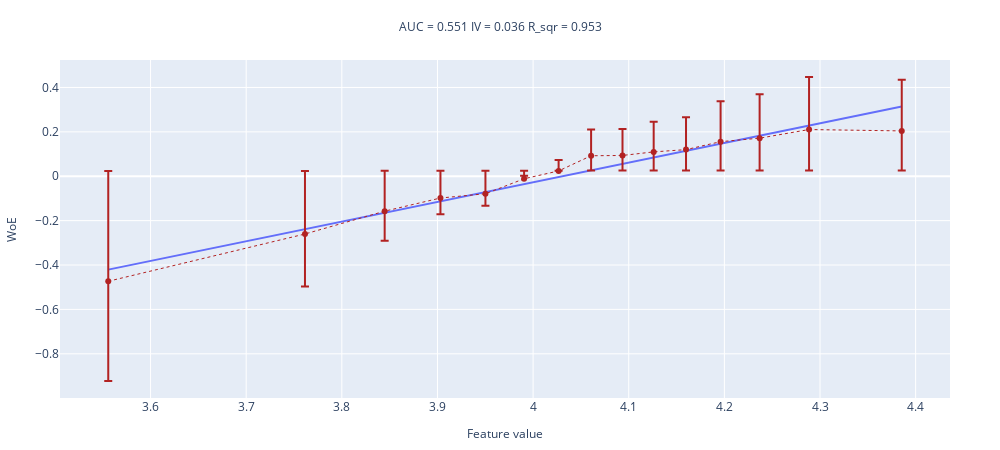

Notebook source saved alongside this figure:
### Code cell
woe_line(values = np.log(df_for_logreg.feature_124.dropna().values+100), target = df_for_logreg[~df_for_logreg.feature_124.isna()].target, n_buckets=15)

### Figure 1 — Plotly figure (JSON) as saved in the notebook; plotly's stock layout.template omitted (floating-point values rounded to 4 significant figures)
{"data": [{"mode": "lines", "name": "interpolation_line", "showlegend": false, "type": "scatter", "x": [3.556, 3.761, 3.845, 3.903, 3.95, 3.991, 4.027, 4.061, 4.093, 4.126, 4.16, 4.196, 4.237, 4.289, 4.385], "y": [-0.4207, -0.2385, -0.1646, -0.113, -0.07127, -0.03546, -0.003473, 0.02662, 0.05571, 0.0846, 0.1146, 0.1466, 0.1827, 0.2286, 0.3144]}, {"error_y": {"array": [-0.4498, -0.2361, -0.1328, -0.07333, -0.05396, 0.01396, 0.0494, 0.1182, 0.1196, 0.1357, 0.146, 0.1821, 0.198, 0.2371, 0.2308], "arrayminus": [-0.4966, -0.2841, -0.1817, -0.1227, -0.1035, -0.03629, -0.001223, 0.06678, 0.06815, 0.08411, 0.09429, 0.1299, 0.1456, 0.1843, 0.178], "symmetric": false, "type": "data"}, "line": {"color": "firebrick", "dash": "dot", "width": 1}, "name": "WoE", "showlegend": false, "type": "scatter", "x": [3.556, 3.761, 3.845, 3.903, 3.95, 3.991, 4.027, 4.061, 4.093, 4.126, 4.16, 4.196, 4.237, 4.289, 4.385], "y": [-0.4732, -0.2602, -0.1573, -0.09814, -0.07887, -0.0113, 0.02395, 0.09233, 0.0937, 0.1098, 0.12, 0.1558, 0.1716, 0.2105, 0.2042]}], "layout": {"height": 450, "margin": {"b": 50, "l": 50, "r": 50, "t": 60}, "title": {"font": {"size": 12}, "text": "AUC = 0.551 IV = 0.036 R_sqr = 0.953 ", "x": 0.5, "xanchor": "center", "y": 0.95, "yanchor": "top"}, "width": 1000, "xaxis": {"title": {"font": {"size": 12}, "text": "Feature value"}}, "yaxis": {"title": {"font": {"size": 12}, "text": "WoE"}}}}
